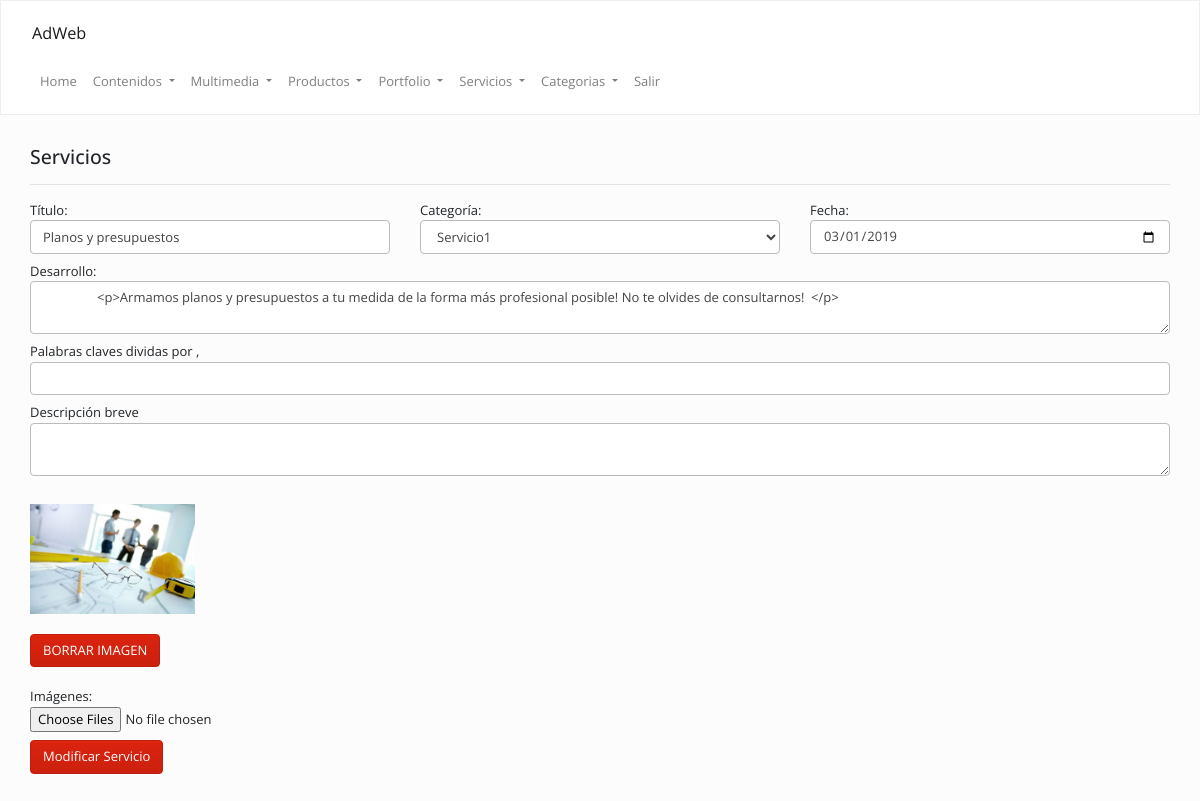
/admin/index.php?op=servicios&accion=modificar&cod=f038a29a86 (signed in), run on the app's committed database.
### tables this page shows
CREATE TABLE `servicios` (
  `id` int(11) NOT NULL,
  `cod` varchar(255) DEFAULT NULL,
  `titulo` text,
  `desarrollo` text,
  `categoria` text,
  `keywords` text,
  `description` text,
  `fecha` date DEFAULT NULL
);

CREATE TABLE `imagenes` (
  `id` int(11) NOT NULL,
  `ruta` varchar(255) NOT NULL,
  `cod` varchar(255) NOT NULL
);

### Config/Autoload.php (called while the page is built, shortened)
<?php
class autoload
{
    public static function runAdmin()
    {
        spl_autoload_register(
            function ($clase)
            {
                $ruta = str_replace("\\", "/", $clase) . ".php";
            }
        );
    }
}

### Clases/Conexion.php (called while the page is built, shortened)
<?php namespace Clases;
class Conexion
{
    private $datos = array("host"=> "localhost","user"=> "root","pass"=> "","db"  => "gema_indoors");
    private $con;
    public function __construct()
    {
        $this->con = mysqli_connect($this->datos["host"], $this->datos["user"], $this->datos["pass"], $this->datos["db"]);
        mysqli_set_charset($this->con,'utf8');
    }
    public function sqlReturn($query)
    {
        $dato = $this->con->query($query);
        return $dato;
    }
}

### Clases/Servicios.php (called while the page is built, shortened)
<?php
class Servicios
{
    public $cod;
    private $con;
    public function __construct()
    {
        $this->con = new Conexion();
    }
    public function view()
    {
        $sql   = "SELECT * FROM `servicios` WHERE cod = '{$this->cod}' ORDER BY id DESC";
        $notas = $this->con->sqlReturn($sql);
        $row   = mysqli_fetch_assoc($notas);
        return $row;
    }
}

### Clases/Categorias.php (called while the page is built, shortened)
<?php
class Categorias
{
    private $con;
    public function __construct()
    {
        $this->con = new Conexion();
    }
    function list($filter) {
        $array = array();
        if (is_array($filter)) {
            $filterSql = "WHERE ";
            $filterSql .= implode(" AND ", $filter);
        } else {
            $filterSql = '';
        }
        $sql = "SELECT * FROM `categorias` $filterSql  ORDER BY id DESC";
        $notas = $this->con->sqlReturn($sql);
        if ($notas) {
            while ($row = mysqli_fetch_assoc($notas)) {
                $array[] = $row;
            }
            return $array;
        }
    }
}

### admin/inc/servicios/modificar.php (the view, shortened to what this page needs)
<?php
$servicios = new Clases\Servicios();
$imagenes  = new Clases\Imagenes();
$cod       = $funciones->antihack_mysqli(isset($_GET["cod"]) ? $_GET["cod"] : '');
$servicios->set("cod", $cod);
$servicio = $servicios->view();
$categorias = new Clases\Categorias();
$data = $categorias->list(array("area = 'servicios'"), "", "");
$imagenes->set("cod", $servicio["cod"]);
$imagenes->set("link", "servicios&accion=modificar");
?>
<div class="col-md-12 ">
    <h4>
        Servicios
    </h4>
    <hr/>
    <form method="post" class="row" enctype="multipart/form-data">
        <label class="col-md-4">
            Título:<br/>
            <input type="text" value="<?=$servicio["titulo"]?>" name="titulo">
        </label>
        <label class="col-md-4">
            Categoría:<br/>
            <select name="categoria">
                <?php
                foreach ($data as $categoria) {
                    if($servicio["categoria"] == $categoria["cod"]) {
                        echo "<option value='".$categoria["cod"]."' selected>".$categoria["titulo"]."</option>";
                    } else {
                        echo "<option value='".$categoria["cod"]."'>".$categoria["titulo"]."</option>";
                    }
                }
                ?>
            </select>
        </label>
        <label class="col-md-4">
            Fecha:<br/>
            <input type="date" name="fecha" value="<?=$servicio["fecha"]?>">
        </label>
        <label class="col-md-12">
            Desarrollo:<br/>
            <textarea name="desarrollo" class="ckeditorTextarea">
                <?=$servicio["desarrollo"];?>
            </textarea>
        </label>
        <label class="col-md-12">
            Palabras claves dividas por ,<br/>
            <input type="text" name="keywords" value="<?=$servicio["keywords"]?>">
        </label>
        <label class="col-md-12">
            Descripción breve<br/>
            <textarea name="description">
                <?=$servicio["description"]?>
            </textarea>
        </label>
        <br/>
        <div class="col-md-12">
            <div class="row">
                <?php
                $imagenes->imagenesAdmin();
                ?>
            </div>
        </div>
        <label class="col-md-12">
            Imágenes:<br/>
            <input type="file" id="file" name="files[]" multiple="multiple" accept="image/*" />
        </label>
        <br/>
        <div class="col-md-12">
            <input type="submit" class="btn btn-primary" name="agregar" value="Modificar Servicio" />
        </div>
    </form>
</div>

### Clases/Imagenes.php (shortened to what this page needs)
<?php
class Imagenes
{
    public $link;
    public $cod;
    private $con;
    public function __construct()
    {
        $this->con = new Conexion();
    }
    public function imagenesAdmin()
    {
        $sql      = "SELECT * FROM `imagenes` WHERE cod = '{$this->cod}' ORDER BY id DESC";
        $imagenes = $this->con->sqlReturn($sql);
        while ($row = mysqli_fetch_assoc($imagenes)) {
            echo "<div class='col-md-2 mb-20 mt-20'>";
            echo "<img src='../" . $row["ruta"] . "' width='100%'  class='mb-20' />";
            echo "<a href='" . URL . "/index.php?op={$this->link}&cod=" . $row["cod"] . "&borrarImg=" . $row["id"] . "' class='btn btn-primary'>BORRAR IMAGEN</a>";
            echo "</div>";
        };
    }
}

### admin/css/style.css (style rules this page uses)
.mt-20 { margin-top: 20px !important; }
.mb-20 { margin-bottom: 20px !important; }

### data on the page
servicios: titulo "Planos y presupuestos", fecha "03/01/2019", desarrollo "<p>Armamos planos y presupuestos a tu medida de la forma más profesional posible! No te olvides de consultarnos! </p>"
imagenes: ruta (picture)

### other printed values
form field categoria "Servicio1"
